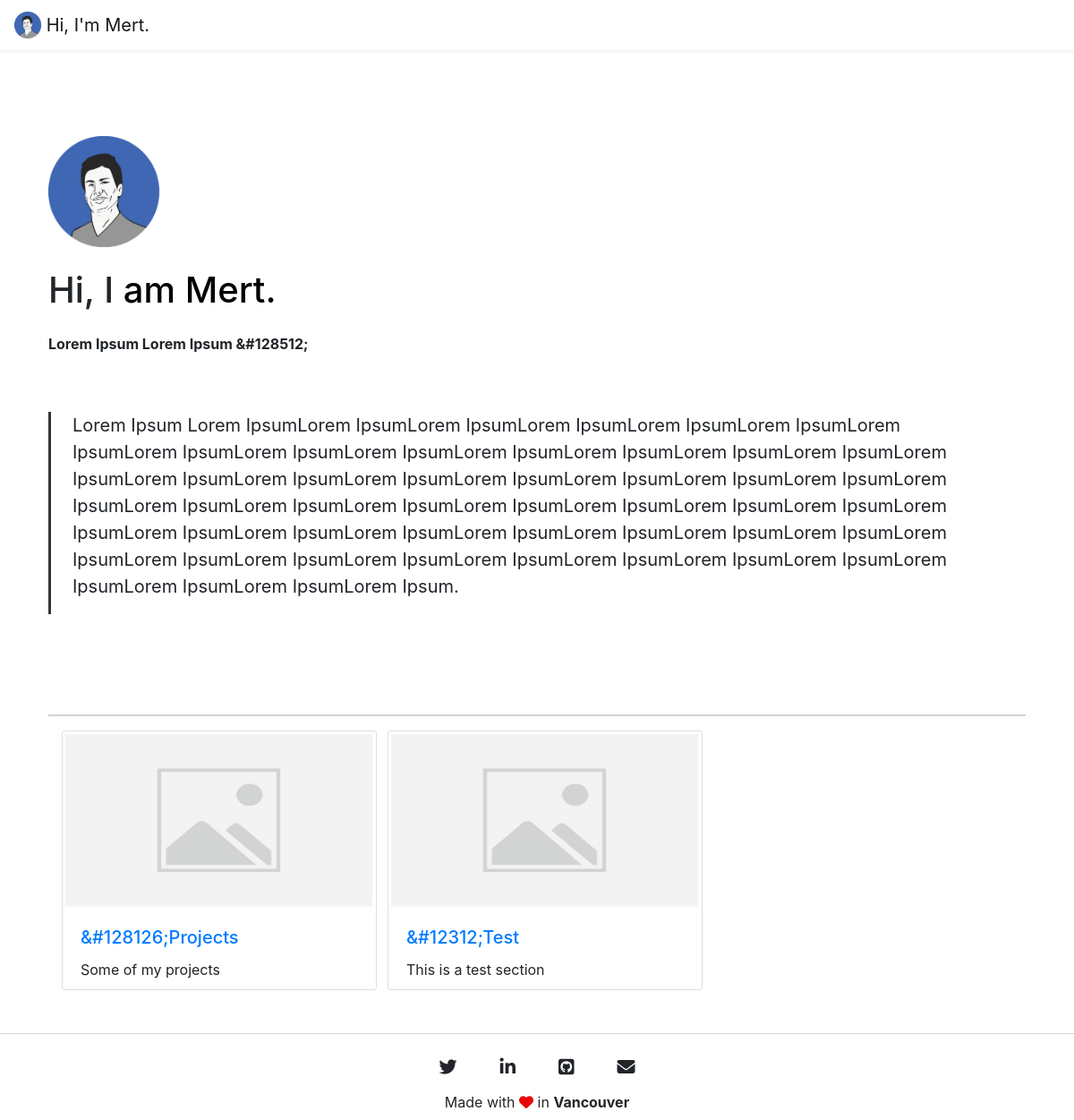
The app's page /, older data.
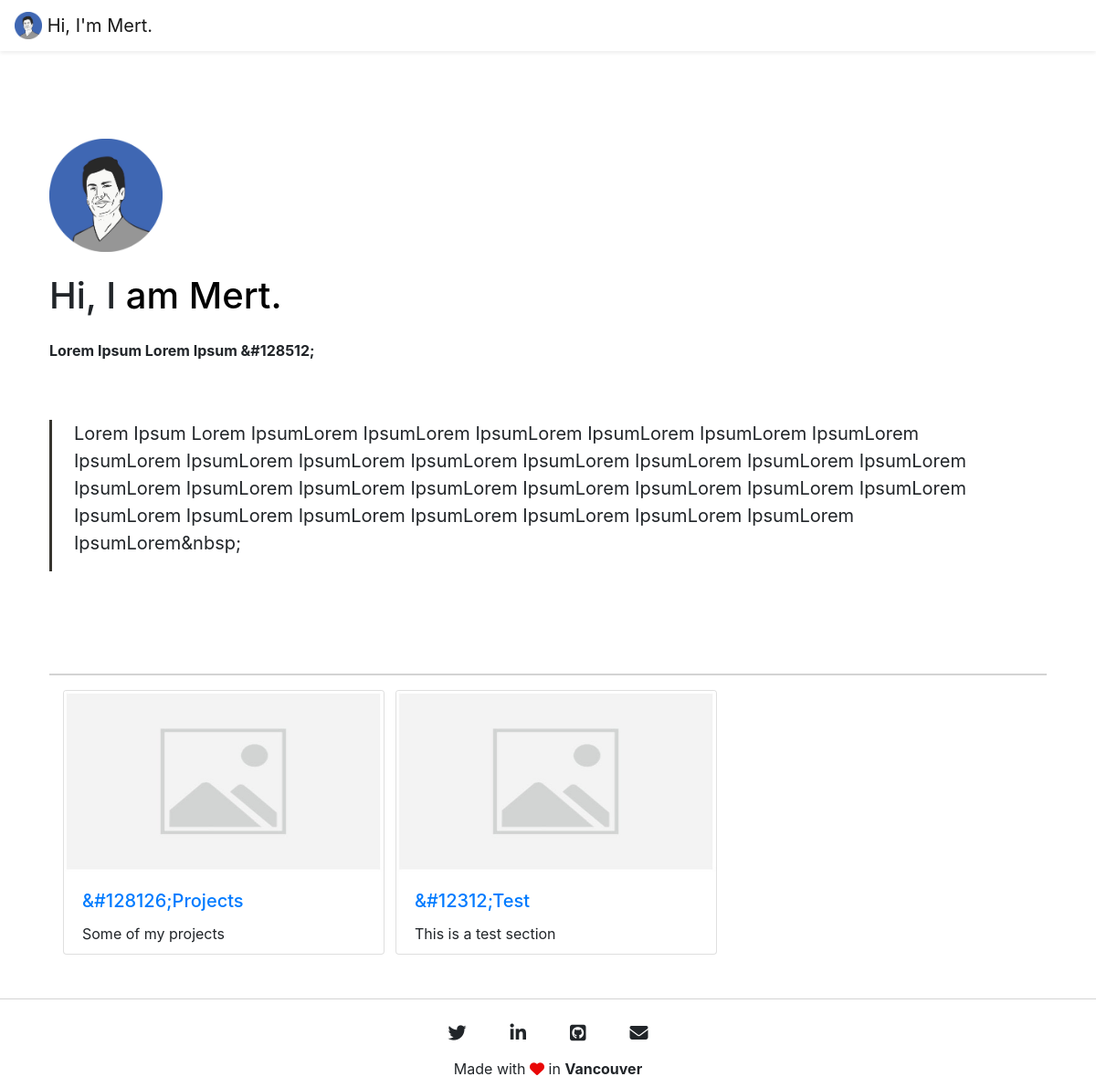
The same page, newer data.
### homepage/models.py (models this page shows, shortened)
class Bio(models.Model):
    summary = models.TextField()
    short_description = models.CharField(max_length=50)
    short_description_emoji = models.IntegerField() # dec value for emoji

### homepage/views.py (the view)
# urls.py: path('', homepage_view),
def homepage_view(request, *args, **kwargs):
    personal_details = Bio.objects.get(id=1)
    sections = Section.objects.order_by('id')
    context = {
        'short_description': personal_details.short_description,
        'emoji': personal_details.short_description_emoji,
        'summary': personal_details.summary,
        'sections': sections
    }
    return render(request, "index.html", context)

### homepage/templates/index.html (shortened to what this page needs)
{% extends 'base.html' %}
{% load static %}
{% block content %}
<div class="px-4 container">
    <div class="my-5 container" id="welcome-container">
        <div class="row">
            <img class="mt-5" src="{% static 'images/logo.png' %}" width="124" height="124" alt="">
        </div>
        <div class="mt-4 row">
            <h1>Hi, I&nbsp;</h1>
            <h1 style="color: black; border-right: 0.08em solid black;" class="typewrite" data-period="2000"
                data-type='[ "am Mert.", "am a software developer."]'>
            </h1>
        </div>
        <div class="my-3 row">
            <b>{{short_description}} &#{{emoji}};</b>
        </div>
        <div class="py-5 row">
            <blockquote class="blockquote" style="border-left: 3px solid rgb(55, 53, 47);">
                <p class="px-4">{{summary}}</p>
            </blockquote>
        </div>
    </div>
    <div class="mt-5 container" id="menu-container" style="border-top: 2px solid lightgray;">
        <div class="mt-3 row">
            {% for section in sections %}
            <div class="col-sm-4">
                <div class="card" style="height:290px; width: 352px;">
                    <img src="{{section.image.url}}" class="card-img-top" width="352" height="198" alt="...">
                    <div class="card-body">
                        <a href="{{section.links_to}}">
                            <h5 class="card-title">&#{{section.section_emoji}};{{section.title}}</h5>
                        </a>
                        <p class="card-text">{{section.description}}</p>
                    </div>
                </div>
            </div>
            {% endfor %}
        </div>
    </div>
</div>
{% endblock %}

Row changes from the older to the newer data that the page shows:
changed Bio "Lorem Ipsum Lorem Ipsum": summary "…IpsumLorem IpsumLorem IpsumLorem IpsumLorem IpsumLorem IpsumLorem IpsumLorem IpsumLorem IpsumLorem IpsumLorem IpsumLorem IpsumLorem IpsumLorem IpsumLorem IpsumLorem IpsumLorem IpsumLorem IpsumLorem IpsumLorem IpsumLorem IpsumLorem IpsumLorem IpsumLorem IpsumLorem Ipsum." → "…IpsumLorem IpsumLorem IpsumLorem IpsumLorem IpsumLorem&nbsp;"
